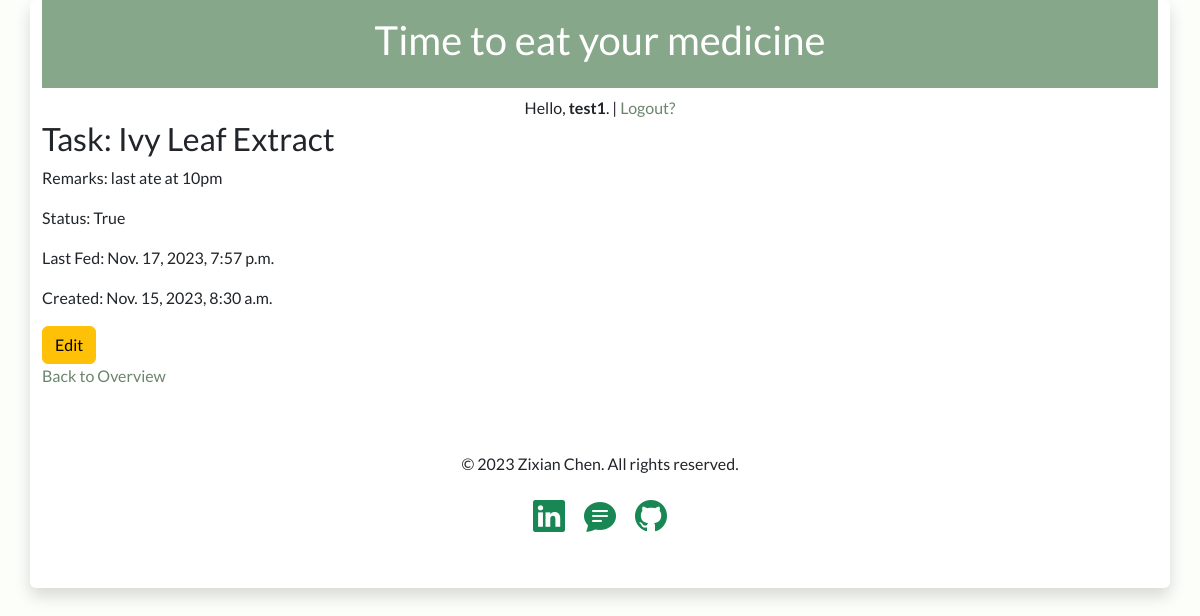
Screenshot of /med/2/ (signed in) with the database file from the repository.
### trackerapp/models.py (models this page shows, shortened)
class EatModel(models.Model):
    user = models.ForeignKey(User, on_delete=models.SET_NULL, null=True)
    medicine = models.CharField(max_length=50, choices=medicine_choices)
    last_fed = models.DateTimeField(default=datetime.now)
    interval = models.IntegerField(default=4)
    remarks = models.TextField(max_length=140)
    complete = models.BooleanField(default=False)
    created = models.DateTimeField(auto_now_add=True)
    class Meta:
        ordering = ['complete'] #ordering in descending just do -complete

### trackerapp/views.py (the view)
# urls.py: path('med/<int:pk>/', EatDetails.as_view(), name='eatdetails'),
class EatDetails(LoginRequiredMixin, DetailView):
    login_url = 'eatlogin'
    model = EatModel
    context_object_name = 'outstanding_list'  #this allows me to call it from the details page, outstanding_list.id

### templates/trackerapp/EatModel_detail.html
{% extends 'base.html' %}
{% block content %}
<div class="row">
    <div class="col">
        <h2>Task: {{ object.medicine }}</h2>
    </div>
</div>
<div class="row">
    <div class="col">
        <p>Remarks: {{ object.remarks }}</p>
        <p>Status: {{ object.complete }}</p>
        <p>Last Fed: {{ object.last_fed }}</p>
        <p>Created: {{ object.created }}</p>
    </div>
</div>
<div class="row">
    <div class="col">
        <form action="{% url 'eatupdate' outstanding_list.id %}"><button type='submit' class="btn btn-warning">Edit</button></form>
        <p><a href="{% url 'eatlist' %}">Back to Overview</a></p>
    </div>
</div>
{%endblock %}

### templates/base.html (shortened to what this page needs)
<!DOCTYPE html>
<html lang="en">
<head>
    <link rel="stylesheet" href="https://cdn.jsdelivr.net/npm/bootstrap@5.3.2/dist/css/bootstrap.min.css">
    <link rel="stylesheet" href="https://cdn.jsdelivr.net/npm/bootstrap-icons@1.11.1/font/bootstrap-icons.css">
</head>
<body>
<div class="container shadow mb-5 pb-5 bg-white rounded">
    <div class="row">
        <a href="{% url 'eatlist' %}" id="header"><div class="col p-3 mb-2 text-white" style="background-color: #86A789">
            <h1 class="text-center">Time to eat your medicine</h1>
        </div></a>
    </div>
    <div class="row">
        {% if user.is_authenticated %}
            <div class="col-12 text-center">Hello, <b>{{user.username}}</b>. | <a href="{% url 'eatlogout' %}">Logout?</a></div>
        {% else %}
            <div class="col-12 text-center">You are not logged in. <a href="{% url 'eatlogin' %}">Please login here</a>.</div>
        {% endif %}
    </div>
        {% block content %}
        {% endblock %}
{% include "_footer.html" %}
</div>
</body>
</html>

### templates/base.html (style rules this page uses)
body { background-color: #FCFFF9; font-family: 'Lato', sans-serif; }
#header { text-decoration: none; }
a, a:visited { text-decoration: none; color: #6B856D; font-weight: 500; }

### rows the page displays
EatModel: medicine "Ivy Leaf Extract", remarks "last ate at 10pm", complete "True", last_fed "Nov. 17, 2023, 7:57 p.m.", created "Nov. 15, 2023, 8:30 a.m."

### other values shown
{{ user.username }} "test1"
